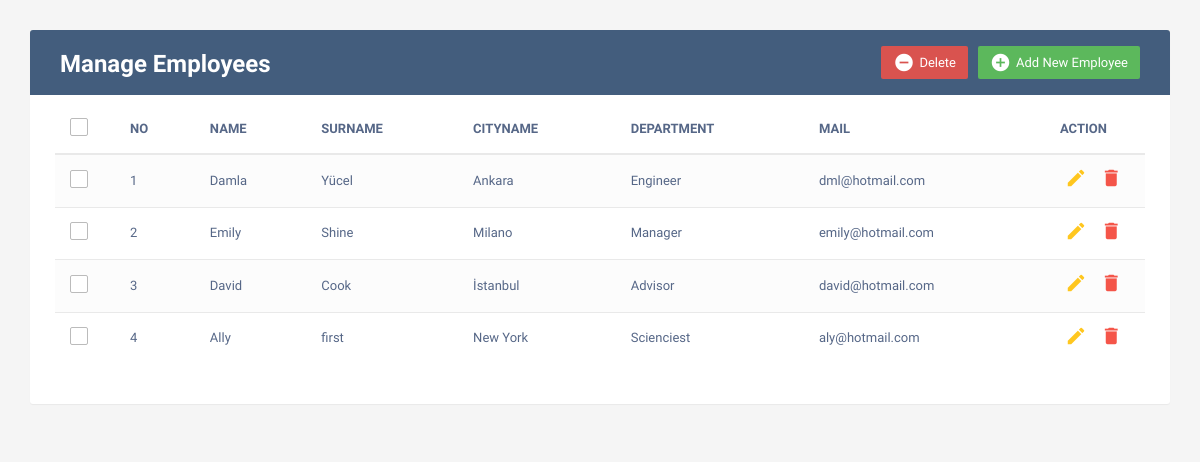
The page / on the database its author committed.
### tables this page shows
CREATE TABLE `employee` (
  `id` int(100) NOT NULL,
  `name` varchar(20) NOT NULL,
  `surname` varchar(20) NOT NULL,
  `cityname` varchar(20) NOT NULL,
  `department` varchar(20) NOT NULL,
  `mail` varchar(50) NOT NULL
);

### index.php (the view, shortened to what this page needs)
<?php
include 'backend/database.php';
?>
<!DOCTYPE html>
<html lang="en">
<head>
	<link rel="stylesheet" href="https://maxcdn.bootstrapcdn.com/font-awesome/4.7.0/css/font-awesome.min.css">
	<link rel="stylesheet" href="https://maxcdn.bootstrapcdn.com/bootstrap/3.3.7/css/bootstrap.min.css">
	<link rel="stylesheet" href="css/style.css">
</head>
<body>
    <div class="container">
        <div class="table-wrapper">
            <div class="table-title">
                <div class="row">
                    <div class="col-sm-6">
						<h2><b>Manage Employees</b></h2>
					</div>
					<div class="col-sm-6">
						<a href="#addEmployeeModal" class="btn btn-success" data-toggle="modal"><i class="material-icons">&#xE147;</i> <span>Add New Employee</span></a>
						<a href="JavaScript:void(0);" class="btn btn-danger" id="delete_multiple"><i class="material-icons">&#xE15C;</i> <span>Delete</span></a>
					</div>
                </div>
            </div>
            <table class="table table-striped table-hover">
                <thead>
                    <tr>
						<th>
							<span class="custom-checkbox">
								<label for="selectAll"></label>
							</span>
						</th>
						<th>NO</th>
                        <th>NAME</th>
                        <th>SURNAME</th>
						<th>CITYNAME</th>
						<th>DEPARTMENT</th>
						<th>MAIL</th>
                        <th>ACTION</th>
                    </tr>
                </thead>
				<tbody>
				<?php
				$result = mysqli_query($conn,"SELECT * FROM employee");
					$i=1;
					while($row = mysqli_fetch_array($result)) {
				?>
				<tr id="<?php echo $row["id"]; ?>">
				<td>
							<span class="custom-checkbox">
								<label for="checkbox2"></label>
							</span>
						</td>
					<td><?php echo $i; ?></td>
					<td><?php echo $row["name"]; ?></td>
					<td><?php echo $row["surname"]; ?></td>
					<td><?php echo $row["cityname"]; ?></td>
					<td><?php echo $row["department"]; ?></td>
					<td><?php echo $row["mail"]; ?></td>
					<td>
						<a href="#editEmployeeModal" class="edit" data-toggle="modal">
							<i class="material-icons update" data-toggle="tooltip"
							data-id="<?php echo $row["id"]; ?>"
							data-name="<?php echo $row["name"]; ?>"
							data-surname="<?php echo $row["surname"]; ?>"
							data-cityname="<?php echo $row["cityname"]; ?>"
							data-department="<?php echo $row["department"]; ?>"
							data-mail="<?php echo $row["mail"]; ?>"
							title="Edit">&#xE254;</i>
						</a>
						<a href="#deleteEmployeeModal" class="delete" data-id="<?php echo $row["id"]; ?>"
						data-toggle="modal"><i class="material-icons" data-toggle="tooltip"
						 title="Delete">&#xE872;</i></a>
                    </td>
				</tr>
				<?php
				$i++;
				}
				?>
				</tbody>
			</table>
        </div>
    </div>
</body>
</html>

### css/style.css (style rules this page uses)
body { color: #566787; background: #f5f5f5; font-family: 'Varela Round', sans-serif; font-size: 13px; }
.table-wrapper { background: #fff; padding: 20px 25px; margin: 30px 0; border-radius: 3px; box-shadow: 0 1px 1px rgba(0,0,0,.05); }
.table-title { padding-bottom: 15px; background: #435d7d; color: #fff; padding: 16px 30px; margin: -20px -25px 10px; border-radius: 3px 3px 0 0; }
.table-title h2 { margin: 5px 0 0; font-size: 24px; }
.table-title .btn { color: #fff; float: right; font-size: 13px; border: none; min-width: 50px; border-radius: 2px; border: none; outline: none !important; margin-left: 10px; }
.table-title .btn i { float: left; font-size: 21px; margin-right: 5px; }
.table-title .btn span { float: left; margin-top: 2px; }
table.table tr th, table.table tr td { border-color: #e9e9e9; padding: 12px 15px; vertical-align: middle; }
table.table tr th:first-child { width: 60px; }
table.table tr th:last-child { width: 100px; }
table.table-striped tbody tr:nth-of-type(odd) { background-color: #fcfcfc; }
table.table td:last-child i { opacity: 0.9; font-size: 22px; margin: 0 5px; }
table.table td a { font-weight: bold; color: #566787; display: inline-block; text-decoration: none; outline: none !important; }
table.table td a.edit { color: #FFC107; }
table.table td a.delete { color: #F44336; }
table.table td i { font-size: 19px; }
.custom-checkbox { position: relative; }
.custom-checkbox label:before { width: 18px; height: 18px; }
.custom-checkbox label:before { content: ''; margin-right: 10px; display: inline-block; vertical-align: text-top; background: white; border: 1px solid #bbb; border-radius: 2px; box-sizing: border-box; z-index: 2; }

### rows shown on the page
employee: name "Damla", surname "Yücel", cityname "Ankara", department "Engineer", mail "dml@hotmail.com"
employee: name "Emily", surname "Shine", cityname "Milano", department "Manager", mail "emily@hotmail.com"
employee: name "David", surname "Cook", cityname "İstanbul", department "Advisor", mail "david@hotmail.com"
employee: name "Ally", surname "first", cityname "New York", department "Scienciest", mail "aly@hotmail.com"
